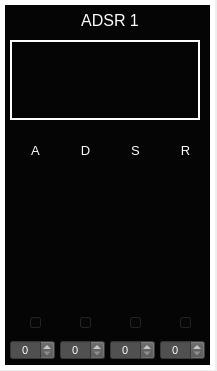
<?xml version="1.0" encoding="UTF-8"?>
<ui version="4.0">
 <class>Dialog_AdsrControl</class>
 <widget class="QDialog" name="Dialog_AdsrControl">
  <property name="geometry">
   <rect>
    <x>0</x>
    <y>0</y>
    <width>217</width>
    <height>371</height>
   </rect>
  </property>
  <property name="windowTitle">
   <string>Dialog</string>
  </property>
  <widget class="CustomFrame" name="frame_ADSR">
   <property name="geometry">
    <rect>
     <x>0</x>
     <y>0</y>
     <width>215</width>
     <height>370</height>
    </rect>
   </property>
   <property name="styleSheet">
    <string notr="true">background-color: rgb(5, 5, 5);
color: rgb(255, 255, 255);</string>
   </property>
   <property name="frameShape">
    <enum>QFrame::Panel</enum>
   </property>
   <property name="frameShadow">
    <enum>QFrame::Plain</enum>
   </property>
   <property name="lineWidth">
    <number>5</number>
   </property>
   <property name="midLineWidth">
    <number>1</number>
   </property>
   <widget class="QLabel" name="label_CommonAdsrHeader">
    <property name="geometry">
     <rect>
      <x>70</x>
      <y>10</y>
      <width>80</width>
      <height>20</height>
     </rect>
    </property>
    <property name="font">
     <font>
      <pointsize>12</pointsize>
     </font>
    </property>
    <property name="styleSheet">
     <string notr="true">color: rgb(255, 255, 255);</string>
    </property>
    <property name="text">
     <string>ADSR 1</string>
    </property>
    <property name="alignment">
     <set>Qt::AlignCenter</set>
    </property>
   </widget>
   <widget class="QLabel" name="label_Osc1HarmonyLevel_10">
    <property name="geometry">
     <rect>
      <x>20</x>
      <y>140</y>
      <width>31</width>
      <height>21</height>
     </rect>
    </property>
    <property name="font">
     <font>
      <pointsize>10</pointsize>
     </font>
    </property>
    <property name="styleSheet">
     <string notr="true">color: rgb(255, 255, 255);</string>
    </property>
    <property name="text">
     <string>A</string>
    </property>
    <property name="alignment">
     <set>Qt::AlignCenter</set>
    </property>
   </widget>
   <widget class="QSpinBox" name="spinBox_AdsrA">
    <property name="geometry">
     <rect>
      <x>10</x>
      <y>340</y>
      <width>45</width>
      <height>20</height>
     </rect>
    </property>
    <property name="font">
     <font>
      <pointsize>8</pointsize>
     </font>
    </property>
    <property name="focusPolicy">
     <enum>Qt::NoFocus</enum>
    </property>
    <property name="styleSheet">
     <string notr="true">background-color: rgb(80,80,80);
color: rgb(255, 255, 255);</string>
    </property>
    <property name="alignment">
     <set>Qt::AlignCenter</set>
    </property>
    <property name="readOnly">
     <bool>false</bool>
    </property>
    <property name="accelerated">
     <bool>true</bool>
    </property>
    <property name="maximum">
     <number>100</number>
    </property>
    <property name="value">
     <number>0</number>
    </property>
   </widget>
   <widget class="CustomVerticalSlider" name="verticalSlider_AdsrA">
    <property name="geometry">
     <rect>
      <x>25</x>
      <y>170</y>
      <width>22</width>
      <height>160</height>
     </rect>
    </property>
    <property name="orientation">
     <enum>Qt::Vertical</enum>
    </property>
    <property name="tickPosition">
     <enum>QSlider::NoTicks</enum>
    </property>
    <property name="tickInterval">
     <number>10</number>
    </property>
   </widget>
   <widget class="QSpinBox" name="spinBox_AdsrD">
    <property name="geometry">
     <rect>
      <x>60</x>
      <y>340</y>
      <width>45</width>
      <height>20</height>
     </rect>
    </property>
    <property name="font">
     <font>
      <pointsize>8</pointsize>
     </font>
    </property>
    <property name="focusPolicy">
     <enum>Qt::NoFocus</enum>
    </property>
    <property name="styleSheet">
     <string notr="true">background-color: rgb(80,80,80);
color: rgb(255, 255, 255);</string>
    </property>
    <property name="alignment">
     <set>Qt::AlignCenter</set>
    </property>
    <property name="readOnly">
     <bool>false</bool>
    </property>
    <property name="accelerated">
     <bool>true</bool>
    </property>
    <property name="maximum">
     <number>100</number>
    </property>
    <property name="value">
     <number>0</number>
    </property>
   </widget>
   <widget class="QSpinBox" name="spinBox_AdsrS">
    <property name="geometry">
     <rect>
      <x>110</x>
      <y>340</y>
      <width>45</width>
      <height>20</height>
     </rect>
    </property>
    <property name="font">
     <font>
      <pointsize>8</pointsize>
     </font>
    </property>
    <property name="focusPolicy">
     <enum>Qt::NoFocus</enum>
    </property>
    <property name="styleSheet">
     <string notr="true">background-color: rgb(80,80,80);
color: rgb(255, 255, 255);</string>
    </property>
    <property name="alignment">
     <set>Qt::AlignCenter</set>
    </property>
    <property name="readOnly">
     <bool>false</bool>
    </property>
    <property name="accelerated">
     <bool>true</bool>
    </property>
    <property name="maximum">
     <number>100</number>
    </property>
    <property name="value">
     <number>0</number>
    </property>
   </widget>
   <widget class="QSpinBox" name="spinBox_AdsrR">
    <property name="geometry">
     <rect>
      <x>160</x>
      <y>340</y>
      <width>45</width>
      <height>20</height>
     </rect>
    </property>
    <property name="font">
     <font>
      <pointsize>8</pointsize>
     </font>
    </property>
    <property name="focusPolicy">
     <enum>Qt::NoFocus</enum>
    </property>
    <property name="styleSheet">
     <string notr="true">background-color: rgb(80,80,80);
color: rgb(255, 255, 255);</string>
    </property>
    <property name="alignment">
     <set>Qt::AlignCenter</set>
    </property>
    <property name="readOnly">
     <bool>false</bool>
    </property>
    <property name="accelerated">
     <bool>true</bool>
    </property>
    <property name="maximum">
     <number>100</number>
    </property>
    <property name="value">
     <number>0</number>
    </property>
   </widget>
   <widget class="CustomVerticalSlider" name="verticalSlider_AdsrD">
    <property name="geometry">
     <rect>
      <x>75</x>
      <y>170</y>
      <width>22</width>
      <height>160</height>
     </rect>
    </property>
    <property name="orientation">
     <enum>Qt::Vertical</enum>
    </property>
    <property name="tickPosition">
     <enum>QSlider::NoTicks</enum>
    </property>
    <property name="tickInterval">
     <number>10</number>
    </property>
   </widget>
   <widget class="CustomVerticalSlider" name="verticalSlider_AdsrS">
    <property name="geometry">
     <rect>
      <x>125</x>
      <y>170</y>
      <width>22</width>
      <height>160</height>
     </rect>
    </property>
    <property name="orientation">
     <enum>Qt::Vertical</enum>
    </property>
    <property name="tickPosition">
     <enum>QSlider::NoTicks</enum>
    </property>
    <property name="tickInterval">
     <number>10</number>
    </property>
   </widget>
   <widget class="CustomVerticalSlider" name="verticalSlider_AdsrR">
    <property name="geometry">
     <rect>
      <x>175</x>
      <y>170</y>
      <width>22</width>
      <height>160</height>
     </rect>
    </property>
    <property name="orientation">
     <enum>Qt::Vertical</enum>
    </property>
    <property name="tickPosition">
     <enum>QSlider::NoTicks</enum>
    </property>
    <property name="tickInterval">
     <number>10</number>
    </property>
   </widget>
   <widget class="QLabel" name="label_Osc1HarmonyLevel_11">
    <property name="geometry">
     <rect>
      <x>70</x>
      <y>140</y>
      <width>31</width>
      <height>21</height>
     </rect>
    </property>
    <property name="font">
     <font>
      <pointsize>10</pointsize>
     </font>
    </property>
    <property name="styleSheet">
     <string notr="true">color: rgb(255, 255, 255);</string>
    </property>
    <property name="text">
     <string>D</string>
    </property>
    <property name="alignment">
     <set>Qt::AlignCenter</set>
    </property>
   </widget>
   <widget class="QLabel" name="label_AdsrS_1">
    <property name="geometry">
     <rect>
      <x>120</x>
      <y>140</y>
      <width>31</width>
      <height>21</height>
     </rect>
    </property>
    <property name="font">
     <font>
      <pointsize>10</pointsize>
     </font>
    </property>
    <property name="styleSheet">
     <string notr="true">color: rgb(255, 255, 255);</string>
    </property>
    <property name="text">
     <string>S</string>
    </property>
    <property name="alignment">
     <set>Qt::AlignCenter</set>
    </property>
   </widget>
   <widget class="QLabel" name="label_Osc1HarmonyLevel_13">
    <property name="geometry">
     <rect>
      <x>170</x>
      <y>140</y>
      <width>31</width>
      <height>21</height>
     </rect>
    </property>
    <property name="font">
     <font>
      <pointsize>10</pointsize>
     </font>
    </property>
    <property name="styleSheet">
     <string notr="true">color: rgb(255, 255, 255);</string>
    </property>
    <property name="text">
     <string>R</string>
    </property>
    <property name="alignment">
     <set>Qt::AlignCenter</set>
    </property>
   </widget>
   <widget class="QFrame" name="frame_AdsrPlotFrame">
    <property name="geometry">
     <rect>
      <x>10</x>
      <y>40</y>
      <width>190</width>
      <height>80</height>
     </rect>
    </property>
    <property name="styleSheet">
     <string notr="true">background-color: rgb(5, 5, 5);
color: rgb(255, 255, 255);</string>
    </property>
    <property name="frameShape">
     <enum>QFrame::Panel</enum>
    </property>
    <property name="frameShadow">
     <enum>QFrame::Plain</enum>
    </property>
    <property name="lineWidth">
     <number>2</number>
    </property>
    <widget class="QCustomPlot" name="widget_ADSRplot" native="true">
     <property name="geometry">
      <rect>
       <x>10</x>
       <y>9</y>
       <width>171</width>
       <height>61</height>
      </rect>
     </property>
    </widget>
   </widget>
  </widget>
 </widget>
 <customwidgets>
  <customwidget>
   <class>CustomVerticalSlider</class>
   <extends>QSlider</extends>
   <header location="global">customverticalslider.h</header>
  </customwidget>
  <customwidget>
   <class>CustomFrame</class>
   <extends>QFrame</extends>
   <header location="global">customframe.h</header>
   <container>1</container>
  </customwidget>
  <customwidget>
   <class>QCustomPlot</class>
   <extends>QWidget</extends>
   <header location="global">qcustomplot.h</header>
   <container>1</container>
  </customwidget>
 </customwidgets>
 <resources/>
 <connections/>
</ui>
